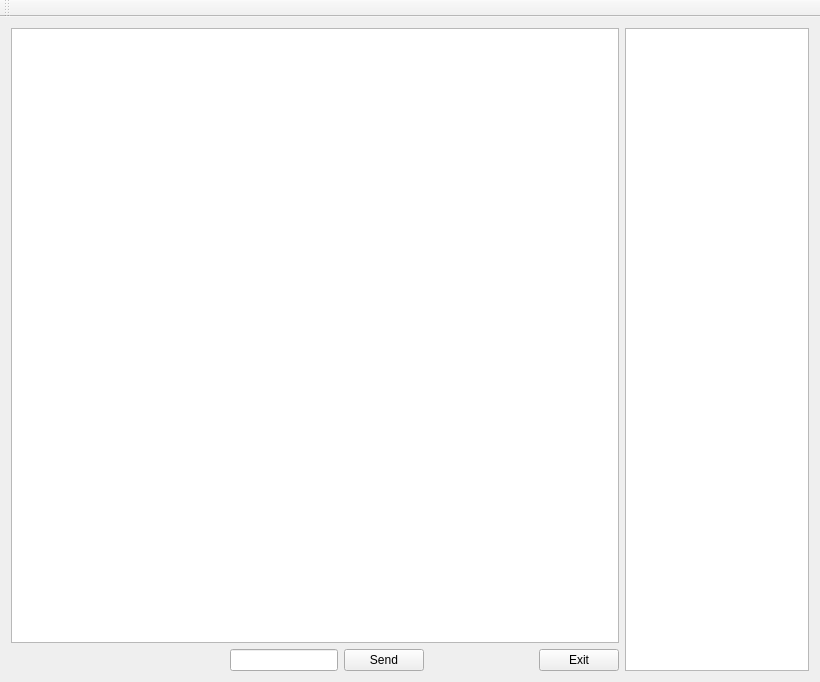
<?xml version="1.0" encoding="UTF-8"?>
<ui version="4.0">
 <class>MainWindow</class>
 <widget class="QMainWindow" name="MainWindow">
  <property name="geometry">
   <rect>
    <x>0</x>
    <y>0</y>
    <width>820</width>
    <height>682</height>
   </rect>
  </property>
  <property name="sizePolicy">
   <sizepolicy hsizetype="Preferred" vsizetype="Preferred">
    <horstretch>0</horstretch>
    <verstretch>0</verstretch>
   </sizepolicy>
  </property>
  <property name="minimumSize">
   <size>
    <width>626</width>
    <height>682</height>
   </size>
  </property>
  <property name="windowTitle">
   <string>MainWindow</string>
  </property>
  <widget class="QWidget" name="centralWidget">
   <layout class="QHBoxLayout" name="horizontalLayout_3">
    <item>
     <layout class="QVBoxLayout" name="verticalLayout">
      <item>
       <layout class="QHBoxLayout" name="horizontalLayout_2">
        <item>
         <widget class="QGraphicsView" name="graphicsView"/>
        </item>
       </layout>
      </item>
      <item>
       <layout class="QHBoxLayout" name="horizontalLayout">
        <item>
         <spacer name="horizontalSpacer">
          <property name="orientation">
           <enum>Qt::Horizontal</enum>
          </property>
          <property name="sizeHint" stdset="0">
           <size>
            <width>40</width>
            <height>20</height>
           </size>
          </property>
         </spacer>
        </item>
        <item>
         <spacer name="horizontalSpacer_5">
          <property name="orientation">
           <enum>Qt::Horizontal</enum>
          </property>
          <property name="sizeHint" stdset="0">
           <size>
            <width>40</width>
            <height>20</height>
           </size>
          </property>
         </spacer>
        </item>
        <item>
         <spacer name="horizontalSpacer_7">
          <property name="orientation">
           <enum>Qt::Horizontal</enum>
          </property>
          <property name="sizeHint" stdset="0">
           <size>
            <width>40</width>
            <height>20</height>
           </size>
          </property>
         </spacer>
        </item>
        <item>
         <spacer name="horizontalSpacer_6">
          <property name="orientation">
           <enum>Qt::Horizontal</enum>
          </property>
          <property name="sizeHint" stdset="0">
           <size>
            <width>40</width>
            <height>20</height>
           </size>
          </property>
         </spacer>
        </item>
        <item>
         <widget class="QLineEdit" name="lineEdit"/>
        </item>
        <item>
         <widget class="QPushButton" name="pushButton">
          <property name="text">
           <string>Send</string>
          </property>
         </widget>
        </item>
        <item>
         <spacer name="horizontalSpacer_4">
          <property name="orientation">
           <enum>Qt::Horizontal</enum>
          </property>
          <property name="sizeHint" stdset="0">
           <size>
            <width>40</width>
            <height>20</height>
           </size>
          </property>
         </spacer>
        </item>
        <item>
         <spacer name="horizontalSpacer_3">
          <property name="orientation">
           <enum>Qt::Horizontal</enum>
          </property>
          <property name="sizeHint" stdset="0">
           <size>
            <width>40</width>
            <height>20</height>
           </size>
          </property>
         </spacer>
        </item>
        <item>
         <widget class="QPushButton" name="pushButton_2">
          <property name="text">
           <string>Exit</string>
          </property>
         </widget>
        </item>
       </layout>
      </item>
     </layout>
    </item>
    <item>
     <widget class="QTextEdit" name="textEdit">
      <property name="minimumSize">
       <size>
        <width>184</width>
        <height>0</height>
       </size>
      </property>
      <property name="maximumSize">
       <size>
        <width>184</width>
        <height>16777215</height>
       </size>
      </property>
     </widget>
    </item>
   </layout>
  </widget>
  <widget class="QToolBar" name="mainToolBar">
   <attribute name="toolBarArea">
    <enum>TopToolBarArea</enum>
   </attribute>
   <attribute name="toolBarBreak">
    <bool>false</bool>
   </attribute>
  </widget>
 </widget>
 <layoutdefault spacing="6" margin="11"/>
 <resources/>
 <connections/>
</ui>
